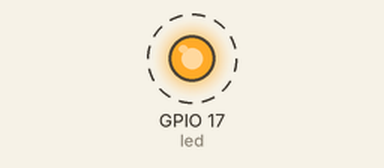
A program run on a simulated Raspberry Pi (BCM pin numbers). Shown: output pins drawn as LEDs (lit = HIGH). Dashed ring = blinking.

Above: at 0.5 s.
Timing chart, 0 to 4.6 s (numbered marks = the images above):
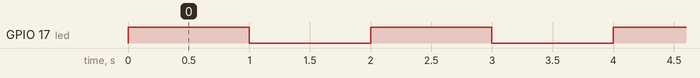

Measured:
- by itself, GPIO 17 (led): alternates HIGH for 1.0 s and LOW for 1.0 s

The program:

blink.py
```python
# Blink an LED on GPIO 17: on for one second, off for one second, forever.
from time import sleep

from gpiozero import LED

led = LED(17)

while True:
    led.on()
    sleep(1)
    led.off()
    sleep(1)
```
